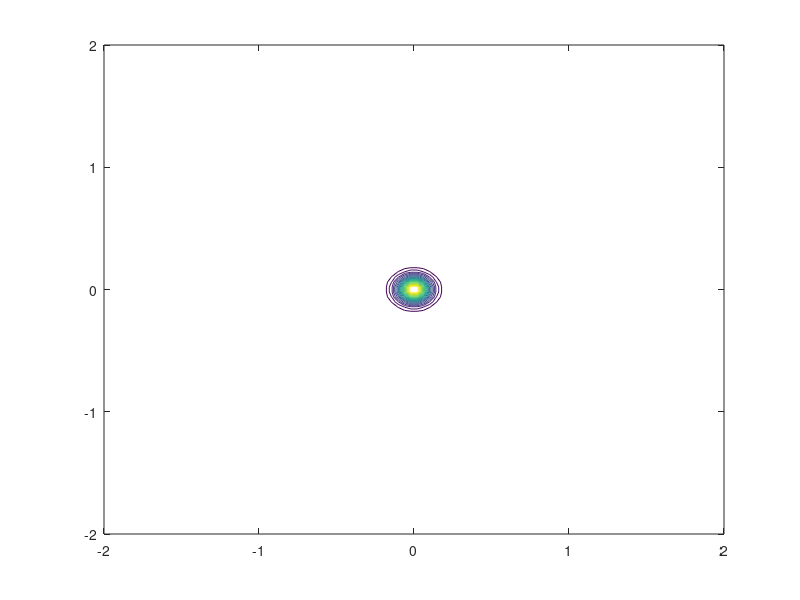

Write the MATLAB code that produced this figure. (Note: this script raises an error after producing the figure.)
x = linspace(-2,2);
y = linspace(-2,2);
[X,Y] = meshgrid(x,y);
size(X)
size(Y)
alpha = 1;
beta = 100;
rho=@(x,y) (1+alpha*exp(-beta*(x.^2+y.^2)));
rho_vals = zeros(size(X, 1), size(X,2));
for i = 1:size(X,1)
    for j = 1:size(X,2)
        % rho_vals(i,j) = rho([X(i,j); Y(i,j)], 1);
        rho_vals(i,j) = 1+alpha*exp(-beta*(X(i,j)^2+Y(i,j)^2));
    end
end
figure('Position',[671 576 560 420]);
contour(X,Y,rho_vals,20);
hold on;
for i = 1:1000
    x_plot(i) = xsol.p(i*2-1);
    y_plot(i) = xsol.p(i*2);
    % x_plot=[-1 -0.4487   0.1076  0.5469  0.7813  0.8974 1];
    % y_plot = [-1 -0.8946 -0.7536 -0.4341 -0.01582  0.4621 1];
end
plot(x_plot, y_plot);